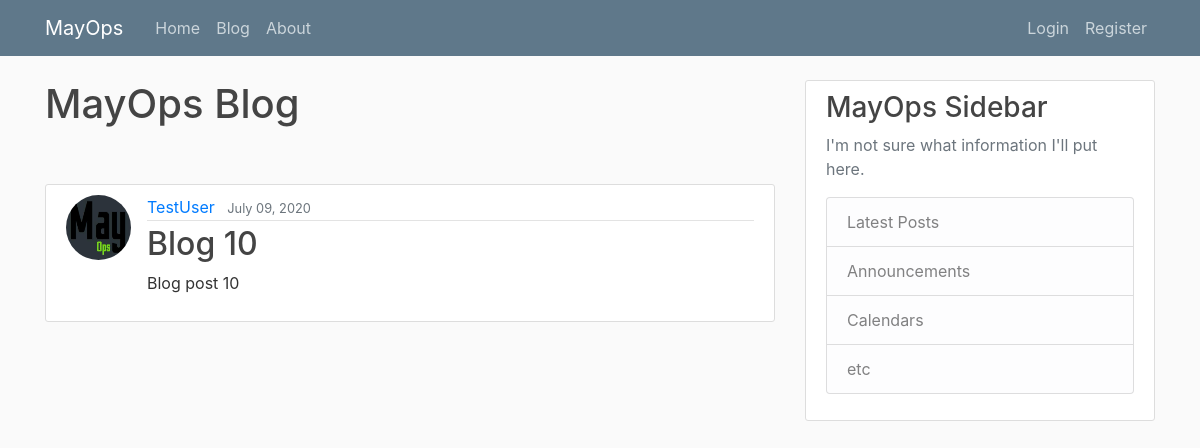
Screenshot of /post/11/ with the database file from the repository.
### homepage/models.py (models this page shows, shortened)
class Post(models.Model):
    title = models.CharField(max_length=100)
    content = models.TextField()
    date_posted = models.DateTimeField(default=timezone.now)
    author = models.ForeignKey(User, on_delete=models.CASCADE)

### users/models.py (models this page shows, shortened)
class Profile(models.Model):
    user = models.OneToOneField(User, on_delete=models.CASCADE)
    image = models.ImageField(default='default1.jpg', upload_to='profile_pics')

### homepage/views.py (the view)
# urls.py: path('post/<int:pk>/', PostDetailView.as_view(), name="post-detail"),
class PostDetailView(DetailView):
    model = Post

### homepage/templates/homepage/post_detail.html (shortened to what this page needs)
{% extends "homepage/base.html" %}
{% block content %}
  <h1>MayOps Blog</h1><br><br>
    <article class="media content-section">
      <img class="rounded-circle article-img" src="{{ object.author.profile.image.url }}">
      <div class="media-body">
        <div class="article-metadata">
          <a class="mr-2" href="{% url 'user-posts' object.author.username %}">{{ object.author }}</a>
          <small class="text-muted">{{ object.date_posted|date:"F d, Y" }}</small>
        </div>
        <h2 class="article-title">{{ object.title }}</h2>
        <p class="article-content">{{ object.content }}</p>
      </div>
    </article>
{% endblock content %}

### homepage/static/homepage/main.css (style rules this page uses)
body { background: #fafafa; color: #333333; margin-top: 5rem; }
h1, h2, h3, h4, h5, h6 { color: #444444; }
.content-section { background: #ffffff; padding: 10px 20px; border: 1px solid #dddddd; border-radius: 3px; margin-bottom: 20px; }
.article-title { color: #444444; }
.article-content { white-space: pre-line; }
.article-img { height: 65px; width: 65px; margin-right: 16px; }
.article-metadata { padding-bottom: 1px; margin-bottom: 4px; border-bottom: 1px solid #e3e3e3 }

### rows the page displays
Post: author.profile.image (picture), author "TestUser", date_posted "July 09, 2020", title "Blog 10", content "Blog post 10"
